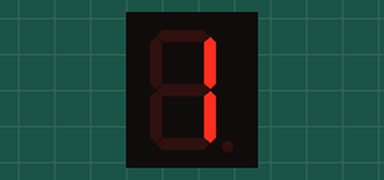
Simulated run of this sketch. Board: Arduino Uno, built with avr-gcc and run on an emulated ATmega328P. Parts: 1-digit seven-segment display. Wiring (inferred from the names in the program): 1-digit 7-segment display, segments lit when HIGH: segments pin 5, pin 6, pin 7, pin 8, pin 9, pin 10, pin 11. The segment pins are drawn as the display they are named for.

Above: at 1.1 s.
At 2.1 s:
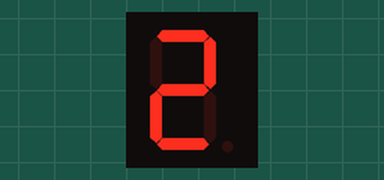
At 3.1 s:
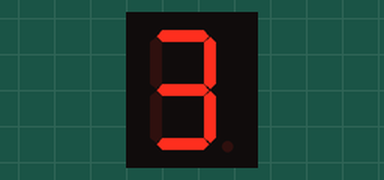
At 5.1 s:
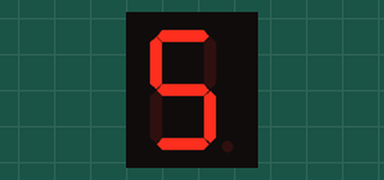
At 7.1 s:
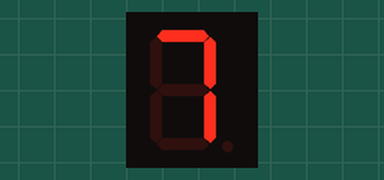
At 10.1 s:
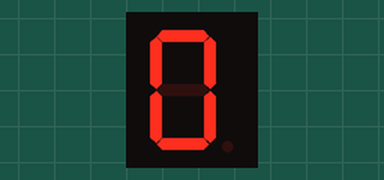

The sketch:

display-7segments.ino
```cpp
const int segA = 5;
const int segB = 6;
const int segC = 7;
const int segD = 8;
const int segE = 9;
const int segF = 10;
const int segG = 11;
int pausa = 1000;


void setup()
{
  pinMode(segA, OUTPUT);
  pinMode(segB, OUTPUT);
  pinMode(segC, OUTPUT);
  pinMode(segD, OUTPUT);
  pinMode(segE, OUTPUT);
  pinMode(segF, OUTPUT);
  pinMode(segG, OUTPUT);

  digitalWrite(segA, HIGH);
  digitalWrite(segB, HIGH);
  digitalWrite(segC, HIGH);
  digitalWrite(segD, HIGH);
  digitalWrite(segE, HIGH);
  digitalWrite(segF, HIGH);
  digitalWrite(segG, LOW);

  delay(pausa);
}


void loop()
{
  digitalWrite(segA, LOW);
  digitalWrite(segD, LOW);
  digitalWrite(segE, LOW);
  digitalWrite(segF, LOW);

  delay(pausa);

  digitalWrite(segA, HIGH);
  digitalWrite(segC, LOW);
  digitalWrite(segD, HIGH);
  digitalWrite(segE, HIGH);
  digitalWrite(segG, HIGH);

  delay(pausa);

  digitalWrite(segC, HIGH);
  digitalWrite(segE, LOW);

  delay(pausa);

  digitalWrite(segA, LOW);
  digitalWrite(segD, LOW);
  digitalWrite(segF, HIGH);

  delay(pausa);

  digitalWrite(segA, HIGH);
  digitalWrite(segB, LOW);
  digitalWrite(segD, HIGH);

  delay(pausa);

  digitalWrite(segA, LOW);
  digitalWrite(segE, HIGH);

  delay(pausa);

  digitalWrite(segA, HIGH);
  digitalWrite(segB, HIGH);
  digitalWrite(segD, LOW);
  digitalWrite(segE, LOW);
  digitalWrite(segF, LOW);
  digitalWrite(segG, LOW);

  delay(pausa);

  digitalWrite(segD, HIGH);
  digitalWrite(segE, HIGH);
  digitalWrite(segF, HIGH);
  digitalWrite(segG, HIGH);

  delay(pausa);

  digitalWrite(segD, LOW);
  digitalWrite(segE, LOW);

  delay(pausa);

  digitalWrite(segD, HIGH);
  digitalWrite(segE, HIGH);
  digitalWrite(segG, LOW);

  delay(pausa);
}
```

Measured:
- by itself, everything shown: repeats every 10.0 s, in 10 steps
- what the display in image 0 shows lasts 1.0 s, from 1.0 s to 2.0 s
